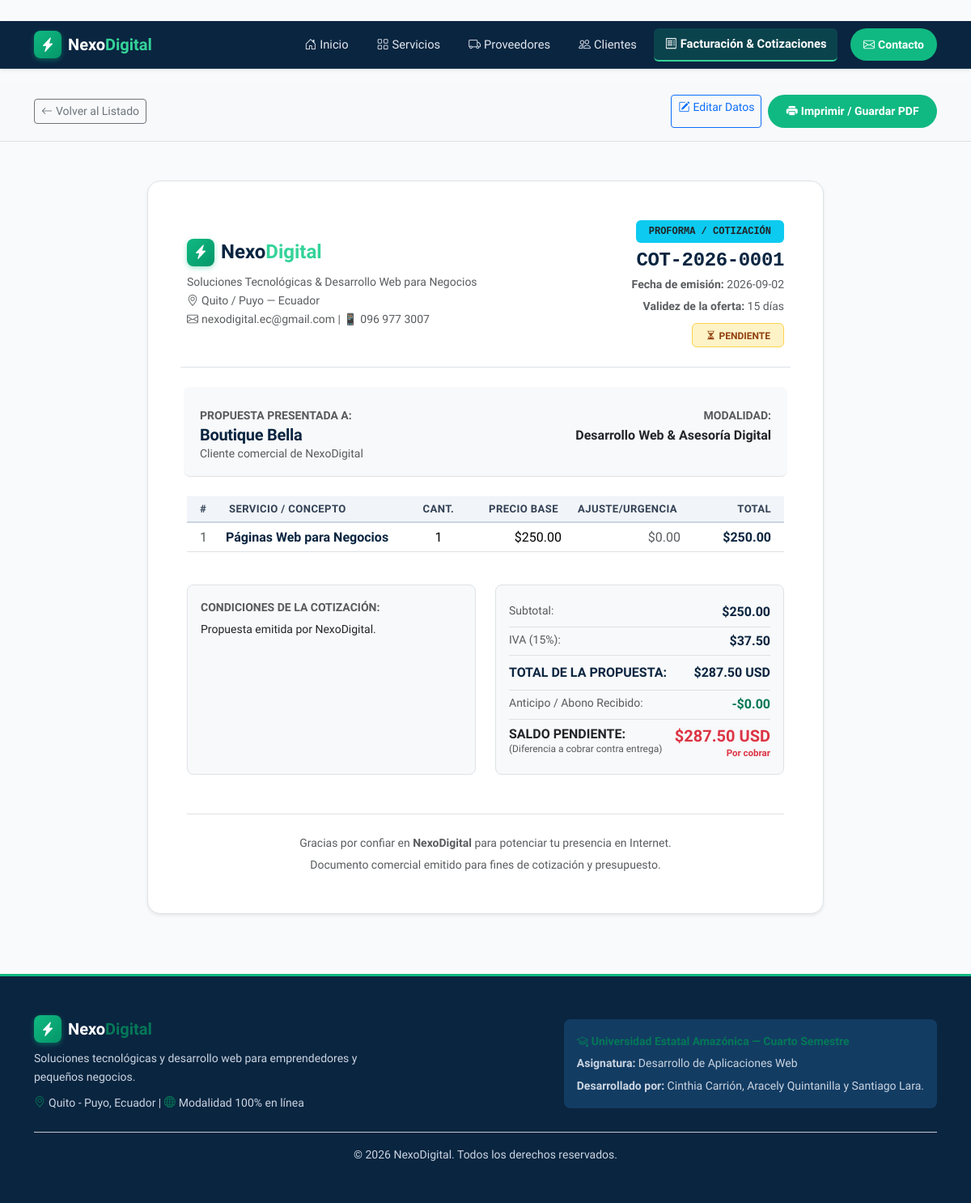
The app's page /facturacion/comprobante/COT-2026-0001 with its own data.
### tables this page shows
CREATE TABLE facturacion (
            numero TEXT PRIMARY KEY,
            tipo TEXT NOT NULL,
            cliente_cedula TEXT NOT NULL,
            fecha TEXT NOT NULL,
            validez TEXT,
            subtotal REAL,
            iva REAL,
            monto REAL NOT NULL,
            anticipo REAL DEFAULT 0,
            saldo_pendiente REAL DEFAULT 0,
            estado_id INTEGER NOT NULL,
            notas TEXT,
            FOREIGN KEY (cliente_cedula) REFERENCES clientes (cedula) ON UPDATE CASCADE,
            FOREIGN KEY (estado_id) REFERENCES estados_documento (id)
        );

CREATE TABLE estados_documento (
            id INTEGER PRIMARY KEY AUTOINCREMENT,
            nombre TEXT NOT NULL UNIQUE
        );

CREATE TABLE clientes (
            cedula TEXT PRIMARY KEY,
            nombre TEXT NOT NULL,
            telefono TEXT NOT NULL,
            correo TEXT NOT NULL,
            negocio TEXT,
            ciudad TEXT NOT NULL
        );

CREATE TABLE detalle_factura (
            id INTEGER PRIMARY KEY AUTOINCREMENT,
            factura_numero TEXT NOT NULL,
            servicio_id INTEGER,
            nombre_servicio TEXT NOT NULL,
            cantidad INTEGER NOT NULL DEFAULT 1,
            precio_base REAL NOT NULL DEFAULT 0,
            ajuste REAL NOT NULL DEFAULT 0,
            total REAL NOT NULL,
            FOREIGN KEY (factura_numero) REFERENCES facturacion (numero) ON DELETE CASCADE ON UPDATE CASCADE,
            FOREIGN KEY (servicio_id) REFERENCES servicios (id) ON DELETE SET NULL
        );

### app.py (the view)
@app.route('/facturacion/comprobante/<numero>')
def ver_comprobante(numero):
    conn = db.get_connection()
    fila = conn.execute('''
        SELECT f.*, c.nombre AS cliente_nombre, e.nombre AS estado_nombre
        FROM facturacion f
        JOIN clientes c ON f.cliente_cedula = c.cedula
        JOIN estados_documento e ON f.estado_id = e.id
        WHERE f.numero = ?
    ''', (numero,)).fetchone()
    if fila is None:
        conn.close()
        flash('El documento seleccionado no existe.', 'danger')
        return redirect(url_for('facturacion'))
    factura = dict(fila)
    detalle = conn.execute('SELECT * FROM detalle_factura WHERE factura_numero = ?', (numero,)).fetchall()
    conn.close()
    factura['servicios_detalle'] = [
        {'id': d['servicio_id'], 'servicio': d['nombre_servicio'], 'cantidad': d['cantidad'],
         'precio': d['precio_base'], 'ajuste': d['ajuste'], 'total': d['total']}
        for d in detalle
    ]
    return render_template('comprobante_factura.html', factura=factura, numero=numero)

### db.py (called while the page is built)
def get_connection():
    os.makedirs(DATA_DIR, exist_ok=True)
    conn = sqlite3.connect(DB_PATH)
    conn.row_factory = sqlite3.Row       # permite leer filas como fila['nombre']
    conn.execute('PRAGMA foreign_keys = ON')  # SQLite exige activar las FK en cada conexión
    return conn

### templates/comprobante_factura.html (shortened to what this page needs)
﻿{% extends "base.html" %}
{% set es_cotizacion = (factura.tipo == 'Cotizacion') %}
{% block content %}
<section class="py-3 btn-print-hide bg-light border-bottom">
    <div class="container d-flex justify-content-between align-items-center flex-wrap gap-2">
        <div>
            <a href="{{ url_for('facturacion') }}" class="btn btn-outline-secondary btn-sm">
                <i class="bi bi-arrow-left me-1"></i>Volver al Listado
            </a>
        </div>
        <div class="d-flex gap-2">
            <a href="{{ url_for('editar_factura', numero=numero) }}" class="btn btn-outline-primary btn-sm">
                <i class="bi bi-pencil-square me-1"></i>Editar Datos
            </a>
            <button type="button" class="btn btn-verde btn-sm" onclick="window.print();">
                <i class="bi bi-printer-fill me-1"></i>Imprimir / Guardar PDF
            </button>
        </div>
    </div>
</section>
<section class="py-5">
    <div class="container" style="max-width: 860px;">
        <div class="card p-4 p-md-5 shadow-sm border rounded-4 bg-white">
            <div class="row align-items-center justify-content-between pb-4 border-bottom g-3">
                <div class="col-sm-7">
                    <div class="d-flex align-items-center gap-2 mb-2">
                        <span class="brand-badge"><i class="bi bi-lightning-charge-fill"></i></span>
                        <span class="h4 mb-0 fw-bold text-navy">Nexo<span class="text-mint">Digital</span></span>
                    </div>
                    <p class="text-muted small mb-0">Soluciones Tecnológicas & Desarrollo Web para Negocios</p>
                    <p class="text-muted small mb-0"><i class="bi bi-geo-alt me-1"></i>Quito / Puyo — Ecuador</p>
                    <p class="text-muted small mb-0"><i class="bi bi-envelope me-1"></i>nexodigital.ec@gmail.com | 📱 096 977 3007</p>
                </div>
                <div class="col-sm-5 text-sm-end">
                    {% if es_cotizacion %}
                        <span class="badge bg-info text-dark px-3 py-2 text-uppercase mb-2 font-monospace fw-bold">PROFORMA / COTIZACIÓN</span>
                    {% else %}
                        <span class="badge bg-navy text-white px-3 py-2 text-uppercase mb-2 font-monospace fw-bold">FACTURA DE VENTA</span>
                    {% endif %}
                    <h3 class="h4 fw-bold text-navy mb-1 font-monospace">{{ factura.numero }}</h3>
                    <p class="text-muted small mb-1"><strong>Fecha de emisión:</strong> {{ factura.fecha }}</p>
                    {% if es_cotizacion and factura.validez %}
                        <p class="text-muted small mb-1"><strong>Validez de la oferta:</strong> {{ factura.validez }}</p>
                    {% endif %}
                    <div class="mt-2">
                        {% if factura.estado_nombre in ["Pagada", "Aprobada"] %}
                            <span class="badge badge-disponible px-3 py-2">
                                <i class="bi bi-check-circle-fill me-1"></i>{{ factura.estado_nombre|upper }}
                            </span>
                        {% elif factura.estado_nombre in ["Pendiente", "En revision"] %}
                            <span class="badge badge-proximamente px-3 py-2">
                                <i class="bi bi-hourglass-split me-1"></i>{{ factura.estado_nombre|upper }}
                            </span>
                        {% else %}
                            <span class="badge badge-vencida px-3 py-2">
                                <i class="bi bi-exclamation-triangle-fill me-1"></i>{{ factura.estado_nombre|upper }}
                            </span>
                        {% endif %}
                    </div>
                </div>
            </div>
            <div class="row py-3 border-bottom bg-light rounded-3 my-4 p-3 g-2">
                <div class="col-sm-7">
                    <small class="text-muted text-uppercase fw-semibold d-block">
                        {{ 'Propuesta presentada a:' if es_cotizacion else 'Facturado a:' }}
                    </small>
                    <h4 class="h5 fw-bold text-navy mb-0">{{ factura.cliente_nombre }}</h4>
                    <span class="small text-muted">Cliente comercial de NexoDigital</span>
                </div>
                <div class="col-sm-5 text-sm-end">
                    <small class="text-muted text-uppercase fw-semibold d-block">Modalidad:</small>
                    <span class="fw-semibold text-dark">Desarrollo Web & Asesoría Digital</span>
                </div>
            </div>
            <div class="table-responsive mb-4">
                <table class="table align-middle custom-table">
                    <thead>
                        <tr>
                            <th class="ps-3 py-2" style="width: 40px;">#</th>
                            <th class="py-2">Servicio / Concepto</th>
                            <th class="py-2 text-center" style="width: 80px;">Cant.</th>
                            <th class="py-2 text-end" style="width: 120px;">Precio Base</th>
                            <th class="py-2 text-end" style="width: 130px;">Ajuste/Urgencia</th>
                            <th class="py-2 text-end pe-3" style="width: 120px;">Total</th>
                        </tr>
                    </thead>
                    <tbody>
                        {% if factura.servicios_detalle and factura.servicios_detalle|length > 0 %}
                            {% for item in factura.servicios_detalle %}
                            <tr>
                                <td class="ps-3 text-muted">{{ loop.index }}</td>
                                <td class="fw-semibold text-navy">{{ item.servicio }}</td>
                                <td class="text-center">{{ item.cantidad or 1 }}</td>
                                <td class="text-end">${{ "%.2f"|format(item.precio or 0.0) }}</td>
                                <td class="text-end text-muted">${{ "%.2f"|format(item.ajuste or 0.0) }}</td>
                                <td class="text-end pe-3 fw-bold text-navy">${{ "%.2f"|format(item.total or 0.0) }}</td>
                            </tr>
                            {% endfor %}
                        {% endif %}
                    </tbody>
                </table>
            </div>
            <div class="row justify-content-between g-4">
                <div class="col-md-6">
                    <div class="p-3 bg-light rounded-3 border h-100">
                        <span class="small text-muted fw-bold text-uppercase d-block mb-1">
                            {{ 'Condiciones de la Cotización:' if es_cotizacion else 'Términos y Garantía:' }}
                        </span>
                        <p class="small text-dark mb-0">
                            {{ factura.notas or ('Propuesta válida por 15 días. Se requiere un anticipo para iniciar desarrollo y el saldo se cancela contra entrega.' if es_cotizacion else 'Comprobante de servicios digitales con garantía de soporte técnico por 30 días.') }}
                        </p>
                    </div>
                </div>
                <div class="col-md-6">
                    <div class="border rounded-3 p-3 bg-light">
                        <div class="d-flex justify-content-between py-1 border-bottom">
                            <span class="text-muted small">Subtotal:</span>
                            <span class="fw-semibold text-navy">${{ "%.2f"|format(factura.subtotal or factura.monto) }}</span>
                        </div>
                        <div class="d-flex justify-content-between py-1 border-bottom">
                            <span class="text-muted small">IVA (15%):</span>
                            <span class="fw-semibold text-navy">${{ "%.2f"|format(factura.iva or 0.0) }}</span>
                        </div>
                        <div class="d-flex justify-content-between py-2 border-bottom">
                            <span class="fw-bold text-navy">TOTAL {{ 'DE LA PROPUESTA' if es_cotizacion else 'GENERAL' }}:</span>
                            <span class="fw-bold text-navy fs-6">${{ "%.2f"|format(factura.monto) }} USD</span>
                        </div>
                        <div class="d-flex justify-content-between py-1 border-bottom">
                            <span class="text-muted small">Anticipo / Abono Recibido:</span>
                            <span class="fw-bold text-emerald">-${{ "%.2f"|format(factura.anticipo or 0.0) }}</span>
                        </div>
                        {% set saldo_val = factura.saldo_pendiente if factura.saldo_pendiente is defined else (factura.monto - (factura.anticipo or 0.0)) %}
                        <div class="d-flex justify-content-between pt-2">
                            <div>
                                <span class="h6 fw-bold text-dark mb-0 d-block">SALDO PENDIENTE:</span>
                                <small class="text-muted" style="font-size: 0.75rem;">(Diferencia a cobrar contra entrega)</small>
                            </div>
                            <div class="text-end">
                                {% if saldo_val > 0 %}
                                    <span class="h5 fw-bold text-danger mb-0">${{ "%.2f"|format(saldo_val) }} USD</span>
                                    <small class="d-block text-danger fw-semibold" style="font-size: 0.72rem;">Por cobrar</small>
                                {% else %}
                                    <span class="h6 fw-bold text-success mb-0">$0.00 (Totalmente Liquidado)</span>
                                    <small class="d-block text-success fw-semibold" style="font-size: 0.72rem;">Sin saldo pendiente</small>
                                {% endif %}
                            </div>
                        </div>
                    </div>
                </div>
            </div>
            <div class="border-top mt-5 pt-4 text-center text-muted small">
                <p class="mb-1">Gracias por confiar en <strong>NexoDigital</strong> para potenciar tu presencia en Internet.</p>
                <p class="mb-0">
                    {{ 'Documento comercial emitido para fines de cotización y presupuesto.' if es_cotizacion else 'Comprobante electrónico de venta emitido por NexoDigital.' }}
                </p>
            </div>
        </div>
    </div>
</section>
{% endblock %}

### static/css/estilo.css (style rules this page uses)
:root { --navy: #0A2540; --navy-dark: #06182a; --navy-light: #133c63; --navy-subtle: #e6edf5; --emerald: #10b981; --emerald-dark: #047857; --emerald-subtle: #d1fae5; --emerald-text: #065f46; --mint-bright: #34d399; --amber: #f59e0b; --amber-subtle: #fef3c7; --amber-text: #92400e; --rose: #ef4444; --rose-subtle: #fee2e2; --rose-text: #991b1b; --bg-body: #f8fafc; --bg-card: #ffffff; --text-heading: #0f172a; --text-body: #334155; --text-muted: #475569; --border-color: #e2e8f0; --radius-sm: 8px; --radius-md: 12px; --radius-lg: 18px; --shadow-sm: 0 2px 6px rgba(15, 23, 42, 0.04); --shadow-md: 0 4px 16px rgba(15, 23, 42, 0.06); --shadow-hover: 0 10px 24px rgba(15, 23, 42, 0.10); }
body { font-family: 'Plus Jakarta Sans', -apple-system, BlinkMacSystemFont, 'Segoe UI', Roboto, sans-serif; background-color: var(--bg-body); color: var(--text-body); line-height: 1.65; -webkit-font-smoothing: antialiased; }
h1, h2, h3, h4, h5, h6 { color: var(--text-heading); font-weight: 700; letter-spacing: -0.015em; }
.text-navy { color: var(--navy) !important; }
.text-emerald { color: var(--emerald-dark) !important; }
.text-mint { color: var(--mint-bright) !important; }
.brand-badge { display: inline-flex; align-items: center; justify-content: center; width: 34px; height: 34px; border-radius: 8px; background: linear-gradient(135deg, #10b981, #059669); color: white; font-size: 1.1rem; box-shadow: 0 2px 6px rgba(16, 185, 129, 0.4); }
.btn-verde { background-color: var(--emerald); color: #ffffff !important; border-radius: 50px; border: none; font-weight: 600; padding: 0.6rem 1.4rem; transition: all 0.2s ease; }
.card { border-radius: var(--radius-md); background-color: var(--bg-card); border: 1px solid var(--border-color); box-shadow: var(--shadow-sm); transition: transform 0.2s ease, box-shadow 0.2s ease; }
.badge-proximamente { background-color: var(--amber-subtle) !important; color: var(--amber-text) !important; font-weight: 600; border: 1px solid #fcd34d; }
.custom-table thead th { background-color: #f1f5f9; color: #334155; font-weight: 700; border-bottom: 2px solid #cbd5e1; font-size: 0.82rem; text-transform: uppercase; letter-spacing: 0.03em; padding: 0.85rem 0.75rem; }
.custom-table tbody tr { transition: background-color 0.15s ease; }

### records on screen
facturacion: numero "COT-2026-0001", fecha "2026-09-02", validez "15 días", notas "Propuesta emitida por NexoDigital.", subtotal "250.00", iva "37.50", monto "287.50", anticipo "0.00", saldo_pendiente "287.50"
estados_documento: estado_nombre "PENDIENTE"
clientes: cliente_nombre "Boutique Bella"
detalle_factura: servicio "Páginas Web para Negocios", cantidad "1", precio_base "250.00", ajuste "0.00", total "250.00"

### other values on screen
{{ 'Propuesta presentada a:' if es_cotizacion else 'Facturado a:' }} "PROPUESTA PRESENTADA A:"
{{ 'DE LA PROPUESTA' if es_cotizacion else 'GENERAL' }} "DE LA PROPUESTA"
